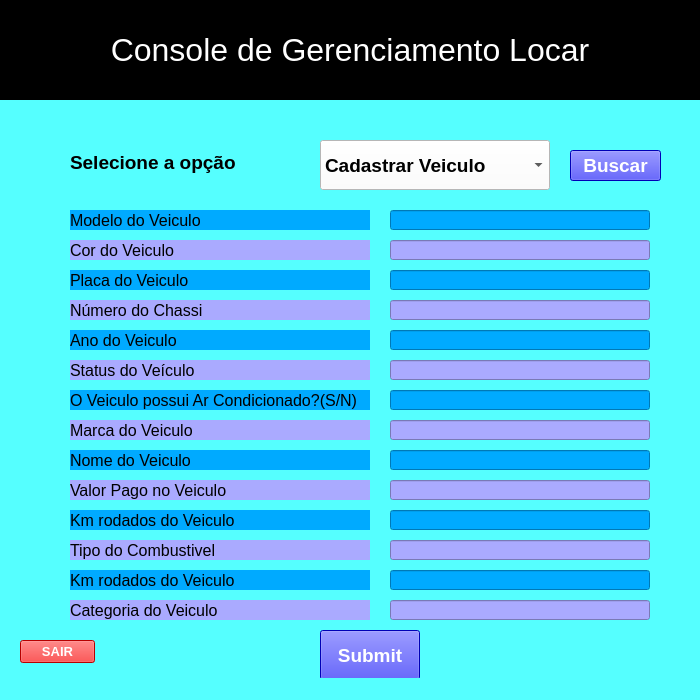
<?xml version="1.0" encoding="UTF-8"?>
<ui version="4.0">
 <class>Locar_Cadastro_Veiculo</class>
 <widget class="QMainWindow" name="Locar_Cadastro_Veiculo">
  <property name="geometry">
   <rect>
    <x>0</x>
    <y>0</y>
    <width>700</width>
    <height>700</height>
   </rect>
  </property>
  <property name="minimumSize">
   <size>
    <width>700</width>
    <height>700</height>
   </size>
  </property>
  <property name="maximumSize">
   <size>
    <width>700</width>
    <height>750</height>
   </size>
  </property>
  <property name="windowTitle">
   <string>Locar</string>
  </property>
  <property name="styleSheet">
   <string notr="true">background-color: rgb(255, 255, 255);
background-color: rgb(85, 255, 255);
</string>
  </property>
  <widget class="QWidget" name="centralwidget">
   <widget class="QLabel" name="subtitulo_console">
    <property name="geometry">
     <rect>
      <x>0</x>
      <y>0</y>
      <width>700</width>
      <height>100</height>
     </rect>
    </property>
    <property name="sizePolicy">
     <sizepolicy hsizetype="Preferred" vsizetype="Preferred">
      <horstretch>0</horstretch>
      <verstretch>0</verstretch>
     </sizepolicy>
    </property>
    <property name="minimumSize">
     <size>
      <width>700</width>
      <height>100</height>
     </size>
    </property>
    <property name="maximumSize">
     <size>
      <width>700</width>
      <height>100</height>
     </size>
    </property>
    <property name="font">
     <font>
      <pointsize>24</pointsize>
     </font>
    </property>
    <property name="styleSheet">
     <string notr="true">background-color: rgb(0, 0, 0);
color: rgb(255, 255, 255);</string>
    </property>
    <property name="lineWidth">
     <number>8</number>
    </property>
    <property name="midLineWidth">
     <number>5</number>
    </property>
    <property name="text">
     <string>Console de Gerenciamento Locar</string>
    </property>
    <property name="textFormat">
     <enum>Qt::PlainText</enum>
    </property>
    <property name="scaledContents">
     <bool>false</bool>
    </property>
    <property name="alignment">
     <set>Qt::AlignCenter</set>
    </property>
   </widget>
   <widget class="QPushButton" name="pushButton">
    <property name="geometry">
     <rect>
      <x>570</x>
      <y>150</y>
      <width>91</width>
      <height>31</height>
     </rect>
    </property>
    <property name="font">
     <font>
      <pointsize>14</pointsize>
      <weight>75</weight>
      <bold>true</bold>
     </font>
    </property>
    <property name="styleSheet">
     <string notr="true">background-color: rgb(0, 0, 255);
color: rgb(255, 255, 255);</string>
    </property>
    <property name="text">
     <string>Buscar</string>
    </property>
   </widget>
   <widget class="QLabel" name="texto_selecione_opcao">
    <property name="geometry">
     <rect>
      <x>70</x>
      <y>140</y>
      <width>180</width>
      <height>45</height>
     </rect>
    </property>
    <property name="minimumSize">
     <size>
      <width>180</width>
      <height>45</height>
     </size>
    </property>
    <property name="maximumSize">
     <size>
      <width>160</width>
      <height>45</height>
     </size>
    </property>
    <property name="font">
     <font>
      <pointsize>14</pointsize>
      <weight>75</weight>
      <bold>true</bold>
     </font>
    </property>
    <property name="styleSheet">
     <string notr="true"/>
    </property>
    <property name="text">
     <string>Selecione a opção</string>
    </property>
   </widget>
   <widget class="QLabel" name="label3">
    <property name="geometry">
     <rect>
      <x>70</x>
      <y>270</y>
      <width>300</width>
      <height>20</height>
     </rect>
    </property>
    <property name="minimumSize">
     <size>
      <width>300</width>
      <height>20</height>
     </size>
    </property>
    <property name="maximumSize">
     <size>
      <width>300</width>
      <height>20</height>
     </size>
    </property>
    <property name="font">
     <font>
      <pointsize>12</pointsize>
      <weight>50</weight>
      <bold>false</bold>
     </font>
    </property>
    <property name="styleSheet">
     <string notr="true">background-color: rgb(0, 170, 255);</string>
    </property>
    <property name="text">
     <string>Placa do Veiculo</string>
    </property>
    <property name="alignment">
     <set>Qt::AlignLeading|Qt::AlignLeft|Qt::AlignVCenter</set>
    </property>
   </widget>
   <widget class="QLabel" name="label6">
    <property name="geometry">
     <rect>
      <x>70</x>
      <y>360</y>
      <width>300</width>
      <height>20</height>
     </rect>
    </property>
    <property name="minimumSize">
     <size>
      <width>300</width>
      <height>20</height>
     </size>
    </property>
    <property name="maximumSize">
     <size>
      <width>300</width>
      <height>20</height>
     </size>
    </property>
    <property name="font">
     <font>
      <pointsize>12</pointsize>
      <weight>50</weight>
      <bold>false</bold>
     </font>
    </property>
    <property name="styleSheet">
     <string notr="true">background-color: rgb(170, 170, 255);</string>
    </property>
    <property name="text">
     <string>Status do Veículo</string>
    </property>
    <property name="alignment">
     <set>Qt::AlignLeading|Qt::AlignLeft|Qt::AlignVCenter</set>
    </property>
   </widget>
   <widget class="QLabel" name="label5">
    <property name="geometry">
     <rect>
      <x>70</x>
      <y>330</y>
      <width>300</width>
      <height>20</height>
     </rect>
    </property>
    <property name="minimumSize">
     <size>
      <width>300</width>
      <height>20</height>
     </size>
    </property>
    <property name="maximumSize">
     <size>
      <width>300</width>
      <height>20</height>
     </size>
    </property>
    <property name="font">
     <font>
      <pointsize>12</pointsize>
      <weight>50</weight>
      <bold>false</bold>
     </font>
    </property>
    <property name="styleSheet">
     <string notr="true">background-color: rgb(0, 170, 255);</string>
    </property>
    <property name="text">
     <string>Ano do Veiculo</string>
    </property>
    <property name="alignment">
     <set>Qt::AlignLeading|Qt::AlignLeft|Qt::AlignVCenter</set>
    </property>
   </widget>
   <widget class="QLabel" name="label4">
    <property name="geometry">
     <rect>
      <x>70</x>
      <y>300</y>
      <width>300</width>
      <height>20</height>
     </rect>
    </property>
    <property name="minimumSize">
     <size>
      <width>300</width>
      <height>20</height>
     </size>
    </property>
    <property name="maximumSize">
     <size>
      <width>300</width>
      <height>20</height>
     </size>
    </property>
    <property name="font">
     <font>
      <pointsize>12</pointsize>
      <weight>50</weight>
      <bold>false</bold>
     </font>
    </property>
    <property name="styleSheet">
     <string notr="true">background-color: rgb(170, 170, 255);</string>
    </property>
    <property name="text">
     <string>Número do Chassi</string>
    </property>
    <property name="alignment">
     <set>Qt::AlignLeading|Qt::AlignLeft|Qt::AlignVCenter</set>
    </property>
   </widget>
   <widget class="QLabel" name="label7">
    <property name="geometry">
     <rect>
      <x>70</x>
      <y>390</y>
      <width>300</width>
      <height>20</height>
     </rect>
    </property>
    <property name="minimumSize">
     <size>
      <width>300</width>
      <height>20</height>
     </size>
    </property>
    <property name="maximumSize">
     <size>
      <width>300</width>
      <height>20</height>
     </size>
    </property>
    <property name="font">
     <font>
      <pointsize>12</pointsize>
      <weight>50</weight>
      <bold>false</bold>
     </font>
    </property>
    <property name="styleSheet">
     <string notr="true">background-color: rgb(0, 170, 255);</string>
    </property>
    <property name="text">
     <string>O Veiculo possui Ar Condicionado?(S/N)</string>
    </property>
    <property name="alignment">
     <set>Qt::AlignLeading|Qt::AlignLeft|Qt::AlignVCenter</set>
    </property>
   </widget>
   <widget class="QLabel" name="label8">
    <property name="geometry">
     <rect>
      <x>70</x>
      <y>420</y>
      <width>300</width>
      <height>20</height>
     </rect>
    </property>
    <property name="minimumSize">
     <size>
      <width>300</width>
      <height>20</height>
     </size>
    </property>
    <property name="maximumSize">
     <size>
      <width>300</width>
      <height>20</height>
     </size>
    </property>
    <property name="font">
     <font>
      <pointsize>12</pointsize>
      <weight>50</weight>
      <bold>false</bold>
     </font>
    </property>
    <property name="styleSheet">
     <string notr="true">background-color: rgb(170, 170, 255);</string>
    </property>
    <property name="text">
     <string>Marca do Veiculo</string>
    </property>
    <property name="alignment">
     <set>Qt::AlignLeading|Qt::AlignLeft|Qt::AlignVCenter</set>
    </property>
   </widget>
   <widget class="QLabel" name="label9">
    <property name="geometry">
     <rect>
      <x>70</x>
      <y>450</y>
      <width>300</width>
      <height>20</height>
     </rect>
    </property>
    <property name="minimumSize">
     <size>
      <width>300</width>
      <height>20</height>
     </size>
    </property>
    <property name="maximumSize">
     <size>
      <width>300</width>
      <height>20</height>
     </size>
    </property>
    <property name="font">
     <font>
      <pointsize>12</pointsize>
      <weight>50</weight>
      <bold>false</bold>
     </font>
    </property>
    <property name="styleSheet">
     <string notr="true">background-color: rgb(0, 170, 255);</string>
    </property>
    <property name="text">
     <string>Nome do Veiculo</string>
    </property>
    <property name="alignment">
     <set>Qt::AlignLeading|Qt::AlignLeft|Qt::AlignVCenter</set>
    </property>
   </widget>
   <widget class="QLabel" name="label91">
    <property name="geometry">
     <rect>
      <x>70</x>
      <y>480</y>
      <width>300</width>
      <height>20</height>
     </rect>
    </property>
    <property name="minimumSize">
     <size>
      <width>300</width>
      <height>20</height>
     </size>
    </property>
    <property name="maximumSize">
     <size>
      <width>300</width>
      <height>20</height>
     </size>
    </property>
    <property name="font">
     <font>
      <pointsize>12</pointsize>
      <weight>50</weight>
      <bold>false</bold>
     </font>
    </property>
    <property name="styleSheet">
     <string notr="true">background-color: rgb(170, 170, 255);</string>
    </property>
    <property name="text">
     <string>Valor Pago no Veiculo</string>
    </property>
    <property name="alignment">
     <set>Qt::AlignLeading|Qt::AlignLeft|Qt::AlignVCenter</set>
    </property>
   </widget>
   <widget class="QLabel" name="label2">
    <property name="geometry">
     <rect>
      <x>70</x>
      <y>240</y>
      <width>300</width>
      <height>20</height>
     </rect>
    </property>
    <property name="minimumSize">
     <size>
      <width>300</width>
      <height>20</height>
     </size>
    </property>
    <property name="maximumSize">
     <size>
      <width>300</width>
      <height>20</height>
     </size>
    </property>
    <property name="font">
     <font>
      <pointsize>12</pointsize>
      <weight>50</weight>
      <bold>false</bold>
     </font>
    </property>
    <property name="styleSheet">
     <string notr="true">background-color: rgb(170, 170, 255);</string>
    </property>
    <property name="text">
     <string>Cor do Veiculo</string>
    </property>
    <property name="alignment">
     <set>Qt::AlignLeading|Qt::AlignLeft|Qt::AlignVCenter</set>
    </property>
   </widget>
   <widget class="QLabel" name="label1">
    <property name="geometry">
     <rect>
      <x>70</x>
      <y>210</y>
      <width>300</width>
      <height>20</height>
     </rect>
    </property>
    <property name="minimumSize">
     <size>
      <width>300</width>
      <height>20</height>
     </size>
    </property>
    <property name="maximumSize">
     <size>
      <width>300</width>
      <height>20</height>
     </size>
    </property>
    <property name="font">
     <font>
      <pointsize>12</pointsize>
      <weight>50</weight>
      <bold>false</bold>
     </font>
    </property>
    <property name="styleSheet">
     <string notr="true">background-color: rgb(0, 170, 255);</string>
    </property>
    <property name="text">
     <string>Modelo do Veiculo</string>
    </property>
    <property name="alignment">
     <set>Qt::AlignLeading|Qt::AlignLeft|Qt::AlignVCenter</set>
    </property>
   </widget>
   <widget class="QLabel" name="label92">
    <property name="geometry">
     <rect>
      <x>70</x>
      <y>510</y>
      <width>300</width>
      <height>20</height>
     </rect>
    </property>
    <property name="minimumSize">
     <size>
      <width>300</width>
      <height>20</height>
     </size>
    </property>
    <property name="maximumSize">
     <size>
      <width>300</width>
      <height>20</height>
     </size>
    </property>
    <property name="font">
     <font>
      <pointsize>12</pointsize>
      <weight>50</weight>
      <bold>false</bold>
     </font>
    </property>
    <property name="styleSheet">
     <string notr="true">background-color: rgb(0, 170, 255);</string>
    </property>
    <property name="text">
     <string>Km rodados do Veiculo</string>
    </property>
    <property name="alignment">
     <set>Qt::AlignLeading|Qt::AlignLeft|Qt::AlignVCenter</set>
    </property>
   </widget>
   <widget class="QLineEdit" name="lineEdit">
    <property name="geometry">
     <rect>
      <x>390</x>
      <y>210</y>
      <width>260</width>
      <height>20</height>
     </rect>
    </property>
    <property name="minimumSize">
     <size>
      <width>260</width>
      <height>20</height>
     </size>
    </property>
    <property name="maximumSize">
     <size>
      <width>260</width>
      <height>20</height>
     </size>
    </property>
    <property name="styleSheet">
     <string notr="true">background-color: rgb(0, 170, 255);</string>
    </property>
    <property name="text">
     <string/>
    </property>
   </widget>
   <widget class="QLineEdit" name="lineEdit_2">
    <property name="geometry">
     <rect>
      <x>390</x>
      <y>240</y>
      <width>260</width>
      <height>20</height>
     </rect>
    </property>
    <property name="minimumSize">
     <size>
      <width>260</width>
      <height>20</height>
     </size>
    </property>
    <property name="maximumSize">
     <size>
      <width>260</width>
      <height>20</height>
     </size>
    </property>
    <property name="styleSheet">
     <string notr="true">background-color: rgb(170, 170, 255);</string>
    </property>
    <property name="text">
     <string/>
    </property>
   </widget>
   <widget class="QLineEdit" name="lineEdit_3">
    <property name="geometry">
     <rect>
      <x>390</x>
      <y>270</y>
      <width>260</width>
      <height>20</height>
     </rect>
    </property>
    <property name="minimumSize">
     <size>
      <width>260</width>
      <height>20</height>
     </size>
    </property>
    <property name="maximumSize">
     <size>
      <width>260</width>
      <height>20</height>
     </size>
    </property>
    <property name="styleSheet">
     <string notr="true">background-color: rgb(0, 170, 255);</string>
    </property>
    <property name="text">
     <string/>
    </property>
   </widget>
   <widget class="QLineEdit" name="lineEdit_4">
    <property name="geometry">
     <rect>
      <x>390</x>
      <y>300</y>
      <width>260</width>
      <height>20</height>
     </rect>
    </property>
    <property name="minimumSize">
     <size>
      <width>260</width>
      <height>20</height>
     </size>
    </property>
    <property name="maximumSize">
     <size>
      <width>260</width>
      <height>20</height>
     </size>
    </property>
    <property name="styleSheet">
     <string notr="true">background-color: rgb(170, 170, 255);</string>
    </property>
    <property name="text">
     <string/>
    </property>
   </widget>
   <widget class="QLineEdit" name="lineEdit_5">
    <property name="geometry">
     <rect>
      <x>390</x>
      <y>330</y>
      <width>260</width>
      <height>20</height>
     </rect>
    </property>
    <property name="minimumSize">
     <size>
      <width>260</width>
      <height>20</height>
     </size>
    </property>
    <property name="maximumSize">
     <size>
      <width>260</width>
      <height>20</height>
     </size>
    </property>
    <property name="styleSheet">
     <string notr="true">background-color: rgb(0, 170, 255);</string>
    </property>
    <property name="text">
     <string/>
    </property>
   </widget>
   <widget class="QLineEdit" name="lineEdit_6">
    <property name="geometry">
     <rect>
      <x>390</x>
      <y>360</y>
      <width>260</width>
      <height>20</height>
     </rect>
    </property>
    <property name="minimumSize">
     <size>
      <width>260</width>
      <height>20</height>
     </size>
    </property>
    <property name="maximumSize">
     <size>
      <width>260</width>
      <height>20</height>
     </size>
    </property>
    <property name="styleSheet">
     <string notr="true">background-color: rgb(170, 170, 255);</string>
    </property>
    <property name="text">
     <string/>
    </property>
   </widget>
   <widget class="QLineEdit" name="lineEdit_7">
    <property name="geometry">
     <rect>
      <x>390</x>
      <y>390</y>
      <width>260</width>
      <height>20</height>
     </rect>
    </property>
    <property name="minimumSize">
     <size>
      <width>260</width>
      <height>20</height>
     </size>
    </property>
    <property name="maximumSize">
     <size>
      <width>260</width>
      <height>20</height>
     </size>
    </property>
    <property name="styleSheet">
     <string notr="true">background-color: rgb(0, 170, 255);</string>
    </property>
    <property name="text">
     <string/>
    </property>
   </widget>
   <widget class="QLineEdit" name="lineEdit_8">
    <property name="geometry">
     <rect>
      <x>390</x>
      <y>420</y>
      <width>260</width>
      <height>20</height>
     </rect>
    </property>
    <property name="minimumSize">
     <size>
      <width>260</width>
      <height>20</height>
     </size>
    </property>
    <property name="maximumSize">
     <size>
      <width>260</width>
      <height>20</height>
     </size>
    </property>
    <property name="styleSheet">
     <string notr="true">background-color: rgb(170, 170, 255);</string>
    </property>
    <property name="text">
     <string/>
    </property>
   </widget>
   <widget class="QLineEdit" name="lineEdit_9">
    <property name="geometry">
     <rect>
      <x>390</x>
      <y>450</y>
      <width>260</width>
      <height>20</height>
     </rect>
    </property>
    <property name="minimumSize">
     <size>
      <width>260</width>
      <height>20</height>
     </size>
    </property>
    <property name="maximumSize">
     <size>
      <width>260</width>
      <height>20</height>
     </size>
    </property>
    <property name="styleSheet">
     <string notr="true">background-color: rgb(0, 170, 255);</string>
    </property>
   </widget>
   <widget class="QLineEdit" name="lineEdit_91">
    <property name="geometry">
     <rect>
      <x>390</x>
      <y>480</y>
      <width>260</width>
      <height>20</height>
     </rect>
    </property>
    <property name="minimumSize">
     <size>
      <width>260</width>
      <height>20</height>
     </size>
    </property>
    <property name="maximumSize">
     <size>
      <width>260</width>
      <height>20</height>
     </size>
    </property>
    <property name="styleSheet">
     <string notr="true">background-color: rgb(170, 170, 255);</string>
    </property>
   </widget>
   <widget class="QLineEdit" name="lineEdit_92">
    <property name="geometry">
     <rect>
      <x>390</x>
      <y>510</y>
      <width>260</width>
      <height>20</height>
     </rect>
    </property>
    <property name="minimumSize">
     <size>
      <width>260</width>
      <height>20</height>
     </size>
    </property>
    <property name="maximumSize">
     <size>
      <width>260</width>
      <height>20</height>
     </size>
    </property>
    <property name="styleSheet">
     <string notr="true">background-color: rgb(0, 170, 255);</string>
    </property>
   </widget>
   <widget class="QPushButton" name="pushButton_2">
    <property name="geometry">
     <rect>
      <x>320</x>
      <y>630</y>
      <width>100</width>
      <height>50</height>
     </rect>
    </property>
    <property name="minimumSize">
     <size>
      <width>100</width>
      <height>50</height>
     </size>
    </property>
    <property name="maximumSize">
     <size>
      <width>100</width>
      <height>50</height>
     </size>
    </property>
    <property name="font">
     <font>
      <pointsize>14</pointsize>
      <weight>75</weight>
      <bold>true</bold>
     </font>
    </property>
    <property name="styleSheet">
     <string notr="true">background-color: rgb(0, 0, 255);
color: rgb(255, 255, 255);</string>
    </property>
    <property name="text">
     <string>Submit</string>
    </property>
   </widget>
   <widget class="QLineEdit" name="lineEdit_93">
    <property name="geometry">
     <rect>
      <x>390</x>
      <y>540</y>
      <width>260</width>
      <height>20</height>
     </rect>
    </property>
    <property name="minimumSize">
     <size>
      <width>260</width>
      <height>20</height>
     </size>
    </property>
    <property name="maximumSize">
     <size>
      <width>260</width>
      <height>20</height>
     </size>
    </property>
    <property name="styleSheet">
     <string notr="true">background-color: rgb(170, 170, 255);</string>
    </property>
   </widget>
   <widget class="QLabel" name="label91_2">
    <property name="geometry">
     <rect>
      <x>70</x>
      <y>540</y>
      <width>300</width>
      <height>20</height>
     </rect>
    </property>
    <property name="minimumSize">
     <size>
      <width>300</width>
      <height>20</height>
     </size>
    </property>
    <property name="maximumSize">
     <size>
      <width>300</width>
      <height>20</height>
     </size>
    </property>
    <property name="font">
     <font>
      <pointsize>12</pointsize>
      <weight>50</weight>
      <bold>false</bold>
     </font>
    </property>
    <property name="styleSheet">
     <string notr="true">background-color: rgb(170, 170, 255);</string>
    </property>
    <property name="text">
     <string>Tipo do Combustivel</string>
    </property>
    <property name="alignment">
     <set>Qt::AlignLeading|Qt::AlignLeft|Qt::AlignVCenter</set>
    </property>
   </widget>
   <widget class="QLabel" name="label92_2">
    <property name="geometry">
     <rect>
      <x>70</x>
      <y>570</y>
      <width>300</width>
      <height>20</height>
     </rect>
    </property>
    <property name="minimumSize">
     <size>
      <width>300</width>
      <height>20</height>
     </size>
    </property>
    <property name="maximumSize">
     <size>
      <width>300</width>
      <height>20</height>
     </size>
    </property>
    <property name="font">
     <font>
      <pointsize>12</pointsize>
      <weight>50</weight>
      <bold>false</bold>
     </font>
    </property>
    <property name="styleSheet">
     <string notr="true">background-color: rgb(0, 170, 255);</string>
    </property>
    <property name="text">
     <string>Km rodados do Veiculo</string>
    </property>
    <property name="alignment">
     <set>Qt::AlignLeading|Qt::AlignLeft|Qt::AlignVCenter</set>
    </property>
   </widget>
   <widget class="QLineEdit" name="lineEdit_94">
    <property name="geometry">
     <rect>
      <x>390</x>
      <y>570</y>
      <width>260</width>
      <height>20</height>
     </rect>
    </property>
    <property name="minimumSize">
     <size>
      <width>260</width>
      <height>20</height>
     </size>
    </property>
    <property name="maximumSize">
     <size>
      <width>260</width>
      <height>20</height>
     </size>
    </property>
    <property name="styleSheet">
     <string notr="true">background-color: rgb(0, 170, 255);</string>
    </property>
   </widget>
   <widget class="QLabel" name="label91_3">
    <property name="geometry">
     <rect>
      <x>70</x>
      <y>600</y>
      <width>300</width>
      <height>20</height>
     </rect>
    </property>
    <property name="minimumSize">
     <size>
      <width>300</width>
      <height>20</height>
     </size>
    </property>
    <property name="maximumSize">
     <size>
      <width>300</width>
      <height>20</height>
     </size>
    </property>
    <property name="font">
     <font>
      <pointsize>12</pointsize>
      <weight>50</weight>
      <bold>false</bold>
     </font>
    </property>
    <property name="styleSheet">
     <string notr="true">background-color: rgb(170, 170, 255);</string>
    </property>
    <property name="text">
     <string>Categoria do Veiculo</string>
    </property>
    <property name="alignment">
     <set>Qt::AlignLeading|Qt::AlignLeft|Qt::AlignVCenter</set>
    </property>
   </widget>
   <widget class="QLineEdit" name="lineEdit_95">
    <property name="geometry">
     <rect>
      <x>390</x>
      <y>600</y>
      <width>260</width>
      <height>20</height>
     </rect>
    </property>
    <property name="minimumSize">
     <size>
      <width>260</width>
      <height>20</height>
     </size>
    </property>
    <property name="maximumSize">
     <size>
      <width>260</width>
      <height>20</height>
     </size>
    </property>
    <property name="styleSheet">
     <string notr="true">background-color: rgb(170, 170, 255);</string>
    </property>
   </widget>
   <widget class="QPushButton" name="pushButton_3">
    <property name="geometry">
     <rect>
      <x>20</x>
      <y>640</y>
      <width>75</width>
      <height>23</height>
     </rect>
    </property>
    <property name="font">
     <font>
      <pointsize>10</pointsize>
      <weight>75</weight>
      <bold>true</bold>
     </font>
    </property>
    <property name="styleSheet">
     <string notr="true">background-color: rgb(255, 0, 0);
color: rgb(255, 255, 255);
border-color: rgb(255, 0, 255);</string>
    </property>
    <property name="text">
     <string>SAIR</string>
    </property>
   </widget>
   <widget class="QComboBox" name="opcoes_combo_box">
    <property name="geometry">
     <rect>
      <x>320</x>
      <y>140</y>
      <width>230</width>
      <height>50</height>
     </rect>
    </property>
    <property name="minimumSize">
     <size>
      <width>230</width>
      <height>50</height>
     </size>
    </property>
    <property name="maximumSize">
     <size>
      <width>230</width>
      <height>50</height>
     </size>
    </property>
    <property name="font">
     <font>
      <pointsize>14</pointsize>
      <weight>75</weight>
      <bold>true</bold>
     </font>
    </property>
    <property name="layoutDirection">
     <enum>Qt::LeftToRight</enum>
    </property>
    <property name="autoFillBackground">
     <bool>false</bool>
    </property>
    <property name="styleSheet">
     <string notr="true">background-color: rgb(255, 255, 255);</string>
    </property>
    <item>
     <property name="text">
      <string>Cadastrar Veiculo</string>
     </property>
    </item>
    <item>
     <property name="text">
      <string>Cadastrar Reserva</string>
     </property>
    </item>
    <item>
     <property name="text">
      <string>Cadastrar Cliente</string>
     </property>
    </item>
    <item>
     <property name="text">
      <string>Consultar Veiculo</string>
     </property>
    </item>
    <item>
     <property name="text">
      <string>Consultar Reserva</string>
     </property>
    </item>
    <item>
     <property name="text">
      <string>Consultar Cliente</string>
     </property>
    </item>
   </widget>
  </widget>
  <widget class="QStatusBar" name="statusbar"/>
 </widget>
 <resources/>
 <connections/>
</ui>
